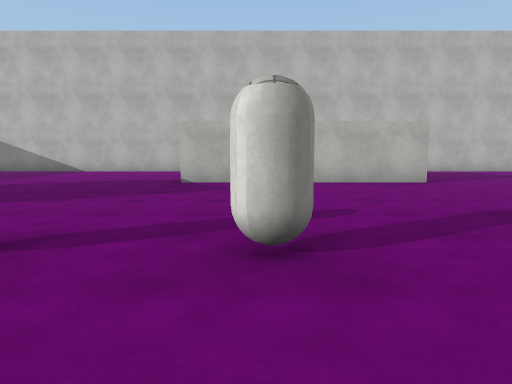
view 1 (above)

20 first-person views from a walk through a scene from a Unity 3-D project. The camera is 1.2 m above the floor, tilts 6° down and sees 70° across. The floor is counted in squares, 2 m on a side. Each view is taken from the middle of a square. On the plan, view 1 faces up. The plan holds only what a view shows up to about 10 squares ahead; the rest is blank. The place goes on beyond the plan. The player character is not drawn. Surface patterns are stand-ins for the level's own textures.

view 2
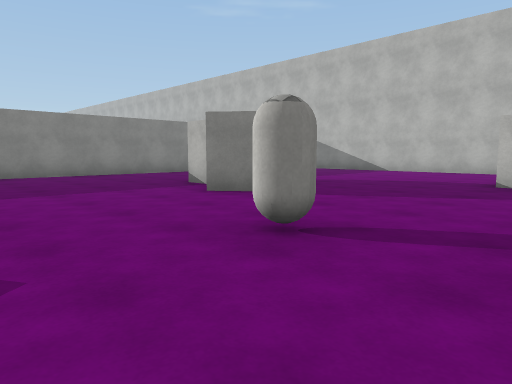

view 3
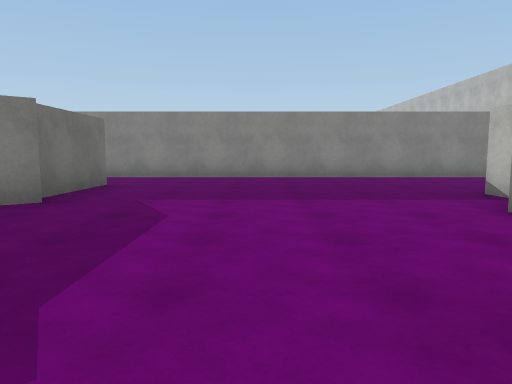

view 4
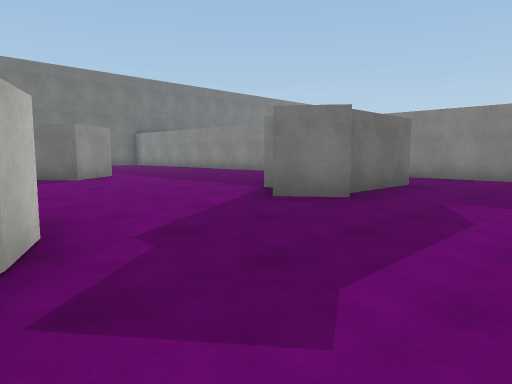

view 5
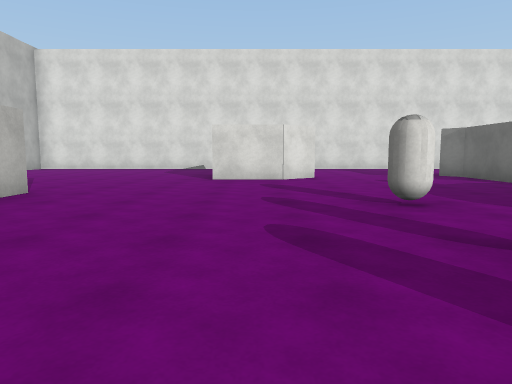

view 6
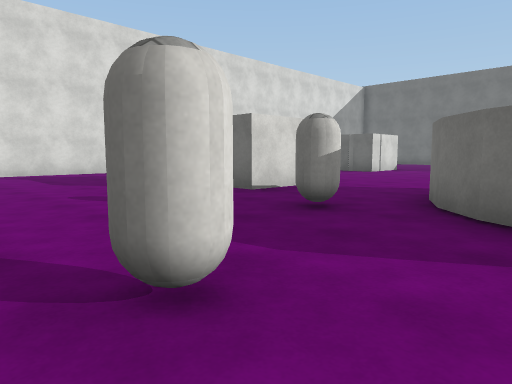

view 7
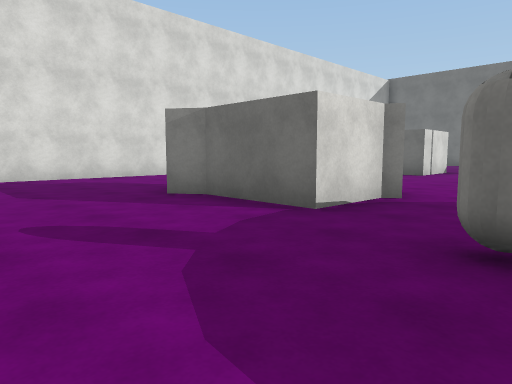

view 8
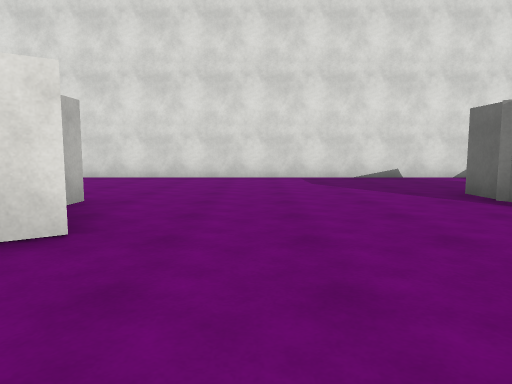

view 9
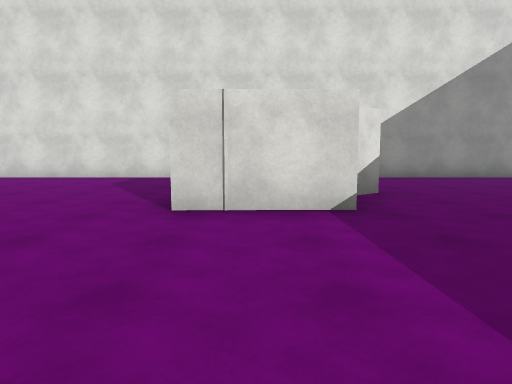

view 10
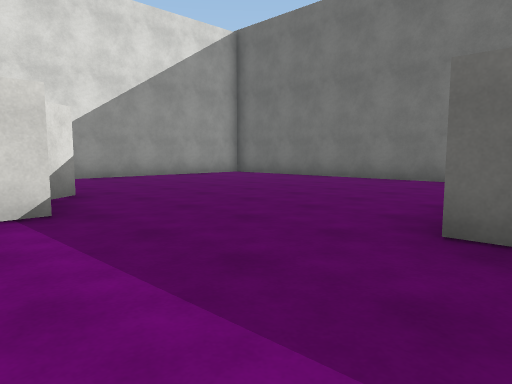

view 11
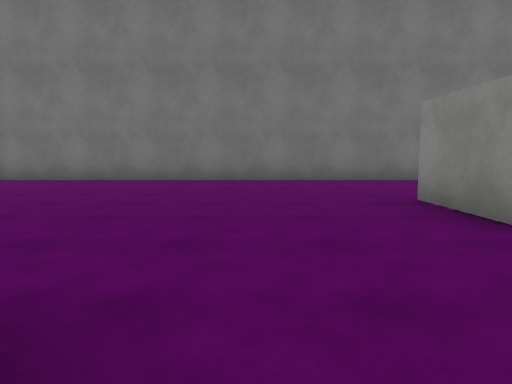

view 12
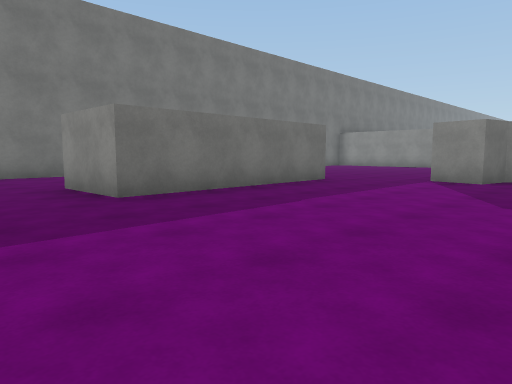

view 13
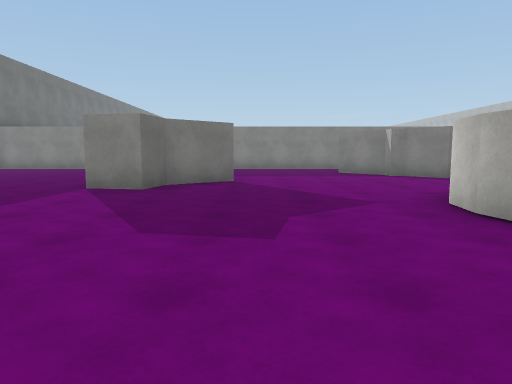

view 14
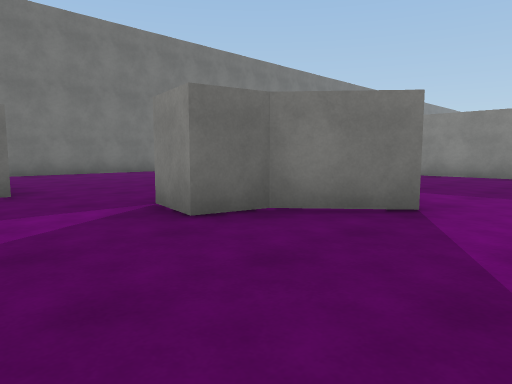

view 15
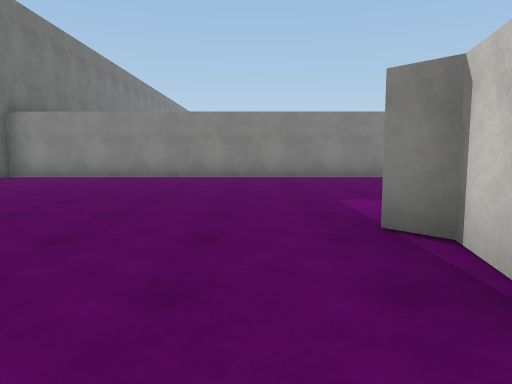

view 16
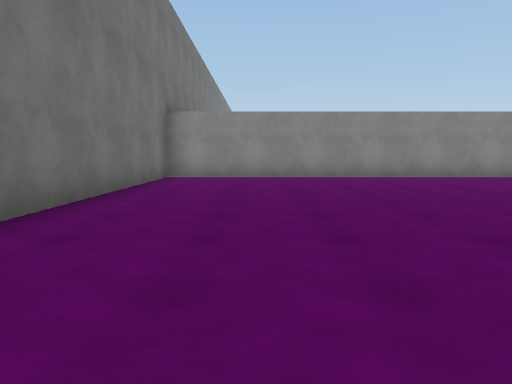

view 17
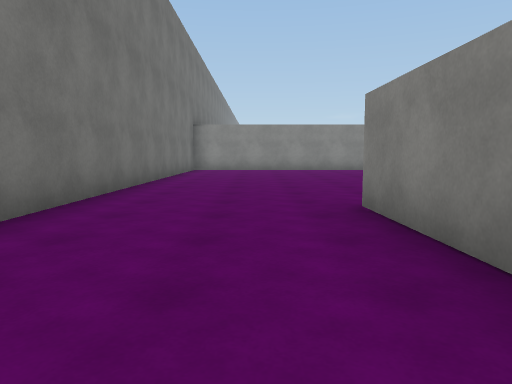

view 18
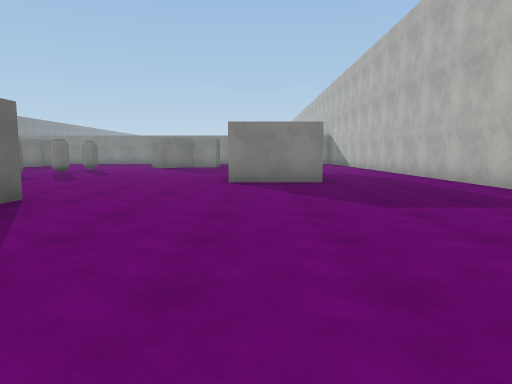

view 19
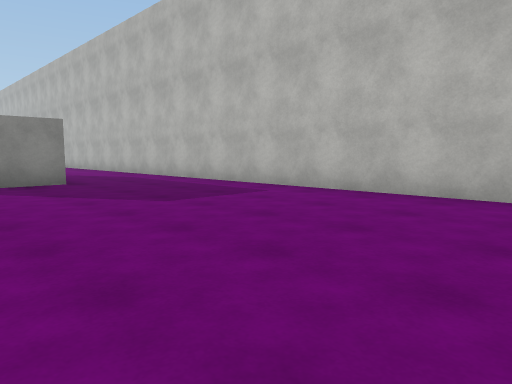

view 20
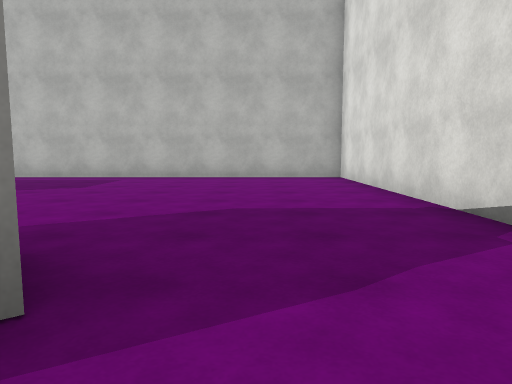

### Floor plan
Points are (right, up) in squares from view 1. A wall is a line through its corners. A room is listed if a view was taken in it or the views show most of it. See-through windows are left out.
Room 1 (views 1, 2, 3, 4, 5, 6, 7, 8, 9, 10, 11, 12, 13, 14, 15, 16, 17, 18, 19, 20)
walls: (-1.7, -1.8) (-1.3, -1); (-5.4, -1.5) (-4.8, -2.4) (-5.7, -3.2); (0.9, -4.8) (0.5, -4.9) (-0.2, -4.7); (1.8, -0.5) (2.4, -1.1) (2.7, -1.8); (-8, -1.8) (-5.8, -1.8); (-4, 4) (-4.7, 3.5); (5.2, -2.7) (5.3, -1.2) (7.2, -1.2) (7.8, -0.8); (-5.2, -8.5) (-3.9, -7.5) (-2.9, -8.7) (-2, -8.9) (-2.2, -10); (-5.7, 4.4) (-6.4, 4.4); (-2.6, -9.8) (-3.5, -9.6) (-3.9, -10); (5.7, -3.7) (5.4, -3.3); (-0.5, 7.4) (-1.6, 7.4); (7.6, -2.9) (7.1, -2.8); (-1.2, -11.9) (3.9, -11.7) (3.9, -13.7); (7, 2.6) (6.3, 3.4) (6.3, 5) (6.8, 5); (-10.3, -7.8) (-10.3, -17.3) (-0.1, -17.3); (6.8, -10.1) (6.8, -8.1) (8.4, -8.1); (1.3, -13.7) (-1.1, -13.8); (-10.3, 6.9) (-10.3, -2.9); (3.4, 9.4) (3.4, 7.4) (1.1, 7.4); (8.6, -10.9) (8.1, -10.3); (2.2, -17.3) (11.9, -17.3); (12.2, 6) (12.2, 12.3) (0.9, 12.3); (12.2, -10.4) (12.2, 1.1); (12.2, -15.5) (12.2, -12)
objects: white capsule (-2, 2); white capsule (0, 2); white capsule (2, 2); white capsule (3, 0)

Positions as (right, up) in squares from view 1, and headings:
1: (0, 0), facing up
2: (0, 0), facing up-left
3: (-1, 1), facing left
4: (-1, 1), facing down-left
5: (-2, 4), facing right
6: (1, 3), facing down-right
7: (3, 2), facing down-right
8: (3, -5), facing right
9: (3, -9), facing right
10: (3, -9), facing down-right
11: (6, -9), facing down
12: (6, -7), facing down-left
13: (4, -7), facing left
14: (0, -6), facing down-left
15: (-1, -11), facing left
16: (-1, -15), facing left
17: (3, -15), facing left
18: (11, 8), facing left
19: (11, 7), facing up-left
20: (10, 3), facing up
